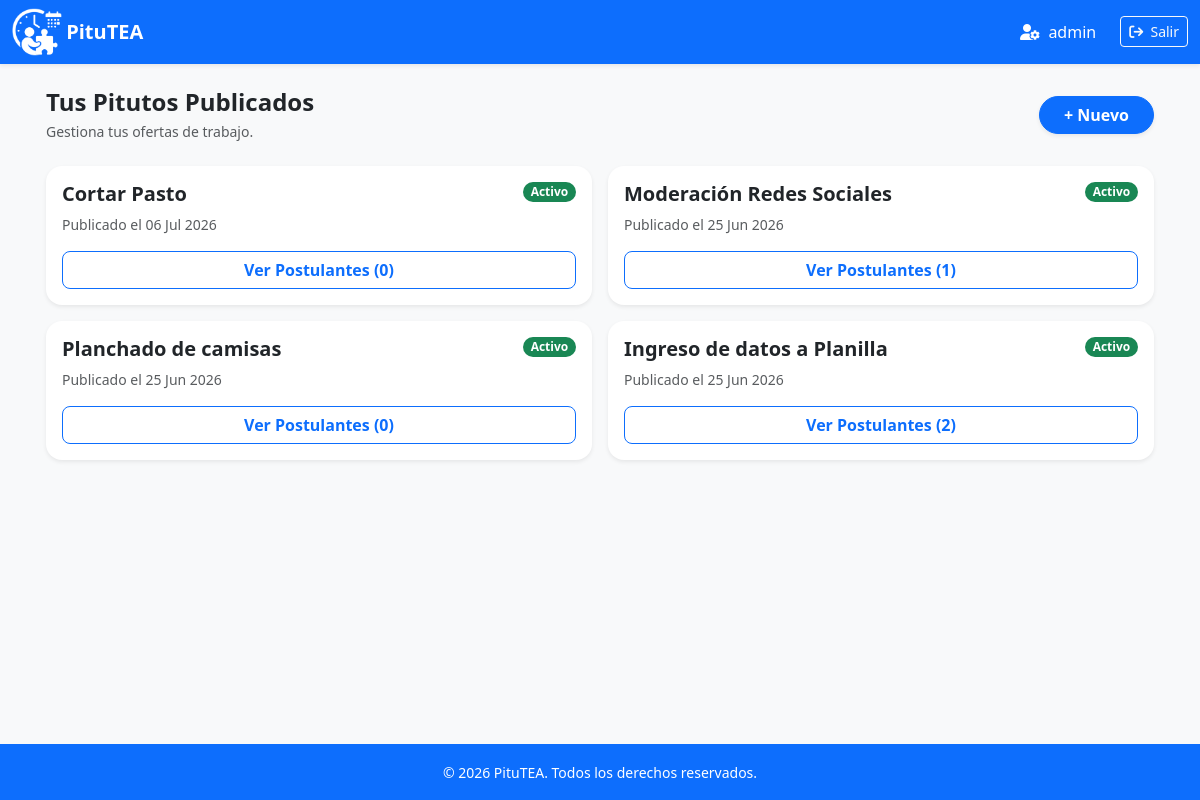
The page /panel/ (signed in) on the database its author committed.
### app_pitutea/models.py (models this page shows, shortened)
class Pituto(models.Model):
    TIPO_PAGO_CHOICES = [
        ('Transferencia', 'Transferencia'),
        ('Efectivo', 'Efectivo'),
    ]
    creador = models.ForeignKey(User, on_delete=models.CASCADE, related_name='pitutos_creados', verbose_name="Oferente creador")
    titulo = models.CharField(max_length=200, verbose_name="Título del Pituto")
    descripcion = models.TextField(verbose_name="Descripción detallada")
    categoria = models.CharField(max_length=20, choices=CATEGORIAS_CHOICES, default='otro', verbose_name="Categoría del trabajo")
    comuna = models.CharField(max_length=100, blank=True, null=True, verbose_name="Comuna (Dejar en blanco si es Remoto)")
    pago = models.CharField(max_length=50, verbose_name="Monto a pagar (Ej: $15.000)")
    tipo_pago = models.CharField(max_length=20, choices=TIPO_PAGO_CHOICES, default='tarea', verbose_name="Modalidad de pago")
    flexibilidad = models.CharField(max_length=100, verbose_name="Etiqueta de Flexibilidad (Ej: Remoto / Noche)")
    activo = models.BooleanField(default=True, verbose_name="¿Está activo?")
    fecha_creacion = models.DateTimeField(auto_now_add=True)
    class Meta:
        verbose_name = "Pituto"
        verbose_name_plural = "Pitutos"
        ordering = ['-fecha_creacion']

### app_pitutea/views.py (the view)
# urls.py: path('panel/', views.panel_oferente, name='panel_oferente'),
@login_required
def panel_oferente(request):
    if request.user.perfil.rol != 'OFERENTE':
        return redirect('listar_ofertas')
    pitutos = Pituto.objects.filter(creador=request.user).order_by('-fecha_creacion')
    return render(request, 'panel_oferente.html', {'pitutos': pitutos})

### app_pitutea/templates/panel_oferente.html (shortened to what this page needs)
{% extends 'base.html' %}
{% block content %}
<div class="d-flex justify-content-between align-items-center mb-4 mt-2">
    <div>
        <h1 class="h4 fw-bold text-dark mb-1">Tus Pitutos Publicados</h1>
        <p class="text-muted small mb-0">Gestiona tus ofertas de trabajo.</p>
    </div>
    <a href="{% url 'crear_pituto' %}" class="btn btn-primary fw-bold rounded-pill px-4 shadow-sm">+ Nuevo</a>
</div>
<div class="row g-3">
    {% for pituto in pitutos %}
    <div class="col-12 col-md-6">
        <div class="card h-100 border-0 shadow-sm rounded-4">
            <div class="card-body">
                <div class="d-flex justify-content-between align-items-start mb-2">
                    <h5 class="card-title fw-bold mb-0 text-dark">{{ pituto.titulo }}</h5>
                    <span class="badge {% if pituto.activo %}text-bg-success{% else %}text-bg-secondary{% endif %} rounded-pill">
                        {% if pituto.activo %}Activo{% else %}Inactivo{% endif %}
                    </span>
                </div>
                <p class="text-muted small mb-3">Publicado el {{ pituto.fecha_creacion|date:"d M Y" }}</p>
                <a href="{% url 'ver_postulantes' pituto.id %}" class="btn btn-outline-primary w-100 rounded-3 fw-bold">
                    Ver Postulantes ({{ pituto.postulaciones.count }})
                </a>
            </div>
        </div>
    </div>
    {% empty %}
    <div class="col-12">
        <div class="alert alert-light text-center border rounded-4 py-4 shadow-sm" role="alert">
            No tienes pitutos publicados aún. ¡Publica tu primer pituto!
        </div>
    </div>
    {% endfor %}
</div>
{% endblock %}

### app_pitutea/templates/base.html (shortened to what this page needs)
<!DOCTYPE html>
<html lang="es">
<head>
    <link href="https://cdn.jsdelivr.net/npm/bootstrap@5.3.2/dist/css/bootstrap.min.css" rel="stylesheet">
    <link rel="stylesheet" href="https://cdn.jsdelivr.net/npm/bootstrap-icons@1.5.0/font/bootstrap-icons.css">
</head>
<body class="bg-light">
    <nav class="navbar navbar-expand-lg navbar-dark bg-primary shadow-sm sticky-top d-none d-lg-block">
        <div class="container-fluid">
            {% load static %} <img src="{% static 'assets/img/Logo_v3.png' %}" alt="Logo Pitutea" width="50px">&nbsp;
            <a class="navbar-brand fw-bold" href="{% if user.is_authenticated and user.perfil.rol == 'OFERENTE' %}{% url 'panel_oferente' %}{% else %}{% url 'listar_ofertas' %}{% endif %}">PituTEA</a>
            <div class="collapse navbar-collapse">
                <ul class="navbar-nav ms-auto">
                    {% if user.is_authenticated %}
                        <li class="nav-item">
                            <a href="{% url 'editar_perfil' %}" class="nav-link text-white me-3">
                                <i class="fa-solid fa-user-gear"></i>&nbsp; {{ user.username }}</a>
                        </li>
                        <li class="nav-item">
                            <form action="{% url 'logout' %}" method="post">
                                <button type="submit" class="btn btn-outline-light btn-sm mt-1"><i class="fa-solid fa-arrow-right-from-bracket"></i>&nbsp; Salir</button>
                            </form>
                        </li>
                    {% endif %}
                </ul>
            </div>
        </div>
    </nav>
        <h5 class="m-0 fw-bold">{% load static %} PituTEA</h5>
    <main class="container px-3 pt-3">
        {% block content %}
        {% endblock %}
    </main>
    <footer class="bg-primary text-white text-center py-3 fixed-bottom d-none d-lg-block">
        <div class="container">
            <small>&copy; 2026 PituTEA. Todos los derechos reservados.</small>
        </div>
    </footer>
</body>
</html>

### app_pitutea/templates/base.html (style rules this page uses)
body { padding-bottom: 70px; -webkit-tap-highlight-color: transparent; }
@media (min-width: 992px) { body { padding-bottom: 0; } }

### rows shown on the page
Pituto: titulo "Cortar Pasto", activo "Activo", fecha_creacion "06 Jul 2026", postulaciones.count "0"
Pituto: titulo "Moderación Redes Sociales", activo "Activo", fecha_creacion "25 Jun 2026", postulaciones.count "1"
Pituto: titulo "Planchado de camisas", activo "Activo", fecha_creacion "25 Jun 2026", postulaciones.count "0"
Pituto: titulo "Ingreso de datos a Planilla", activo "Activo", fecha_creacion "25 Jun 2026", postulaciones.count "2"

### other values the page prints
{{ user.username }} "admin"
